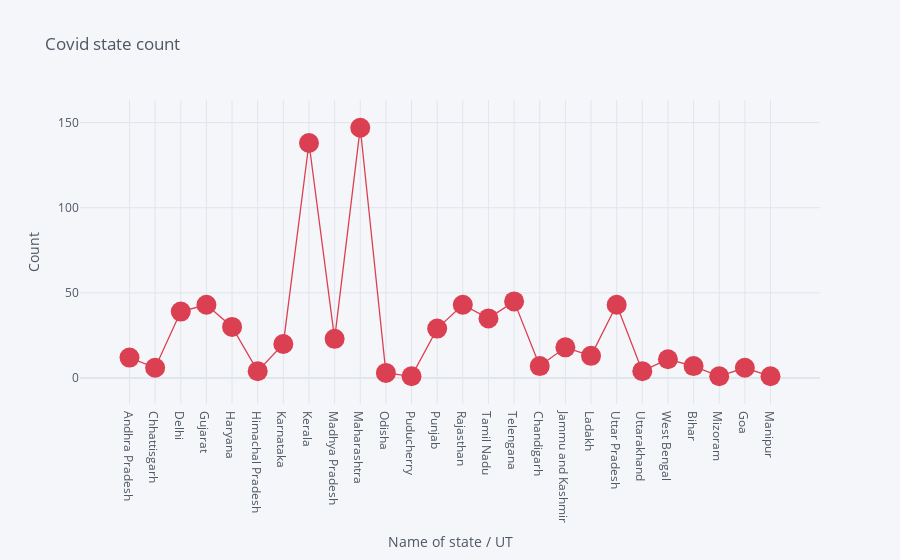

The notebook cell this image was saved under:
### Code cell
#df.plot(kind='scatter', x='Name of State / UT', y='Total Cases')
#plt.scatter(df['Name of State / UT'], df['Total Cases'])
df.iplot(kind='scatter', x='Name of State / UT', y='Total Cases', mode='markers+lines', title = 'Covid state count', xTitle='Name of state / UT', yTitle='Count', colors='red',size=20 )
#px.scatter(df ,x='Name of State / UT', y='Total Cases')

### Figure 1 — Plotly figure (JSON) as saved in the notebook; plotly's stock layout.template omitted (floating-point values rounded to 4 significant figures)
{"data": [{"line": {"color": "rgba(219, 64, 82, 1.0)", "dash": "solid", "shape": "linear", "width": 1.3}, "marker": {"size": 20, "symbol": "circle"}, "mode": "markers+lines", "name": "Total Cases", "text": "", "type": "scatter", "x": ["Andhra Pradesh", "Chhattisgarh", "Delhi", "Gujarat", "Haryana", "Himachal Pradesh", "Karnataka", "Kerala", "Madhya Pradesh", "Maharashtra", "Odisha", "Puducherry", "Punjab", "Rajasthan", "Tamil Nadu", "Telengana", "Chandigarh", "Jammu and Kashmir", "Ladakh", "Uttar Pradesh", "Uttarakhand", "West Bengal", "Bihar", "Mizoram", "Goa", "Manipur"], "y": [12, 6, 39, 43, 30, 4, 20, 138, 23, 147, 3, 1, 29, 43, 35, 45, 7, 18, 13, 43, 4, 11, 7, 1, 6, 1]}], "layout": {"legend": {"bgcolor": "#F5F6F9", "font": {"color": "#4D5663"}}, "paper_bgcolor": "#F5F6F9", "plot_bgcolor": "#F5F6F9", "title": {"font": {"color": "#4D5663"}, "text": "Covid state count"}, "xaxis": {"gridcolor": "#E1E5ED", "showgrid": true, "tickfont": {"color": "#4D5663"}, "title": {"font": {"color": "#4D5663"}, "text": "Name of state / UT"}, "zerolinecolor": "#E1E5ED"}, "yaxis": {"gridcolor": "#E1E5ED", "showgrid": true, "tickfont": {"color": "#4D5663"}, "title": {"font": {"color": "#4D5663"}, "text": "Count"}, "zerolinecolor": "#E1E5ED"}}}
